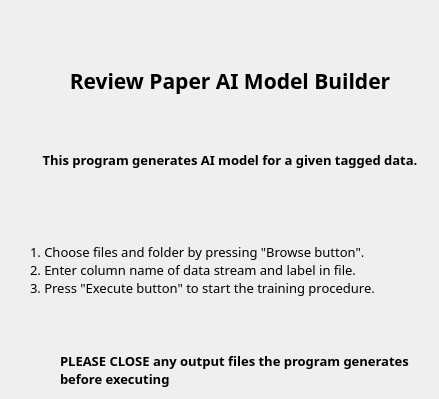
          <widget class="QWidget" name="page_5">
           <widget class="QLabel" name="Description">
            <property name="geometry">
             <rect>
              <x>30</x>
              <y>220</y>
              <width>375</width>
              <height>100</height>
             </rect>
            </property>
            <property name="font">
             <font>
              <family>Yu Gothic UI Semilight</family>
              <pointsize>10</pointsize>
              <weight>50</weight>
              <bold>false</bold>
             </font>
            </property>
            <property name="frameShadow">
             <enum>QFrame::Plain</enum>
            </property>
            <property name="text">
             <string>1. Choose files and folder by pressing &quot;Browse button&quot;.
2. Enter column name of data stream and label in file.
3. Press &quot;Execute button&quot; to start the training procedure.</string>
            </property>
            <property name="textFormat">
             <enum>Qt::MarkdownText</enum>
            </property>
            <property name="alignment">
             <set>Qt::AlignLeading|Qt::AlignLeft|Qt::AlignVCenter</set>
            </property>
           </widget>
           <widget class="QLabel" name="Title">
            <property name="geometry">
             <rect>
              <x>30</x>
              <y>41</y>
              <width>400</width>
              <height>80</height>
             </rect>
            </property>
            <property name="font">
             <font>
              <family>SemplicitaPro</family>
              <pointsize>16</pointsize>
              <weight>75</weight>
              <bold>true</bold>
             </font>
            </property>
            <property name="text">
             <string>Review Paper AI Model Builder</string>
            </property>
            <property name="alignment">
             <set>Qt::AlignCenter</set>
            </property>
           </widget>
           <widget class="QLabel" name="SecondTitle">
            <property name="geometry">
             <rect>
              <x>30</x>
              <y>140</y>
              <width>400</width>
              <height>40</height>
             </rect>
            </property>
            <property name="font">
             <font>
              <family>微軟正黑體 Light</family>
              <pointsize>10</pointsize>
              <weight>75</weight>
              <bold>true</bold>
             </font>
            </property>
            <property name="text">
             <string>This program generates AI model for a given tagged data.</string>
            </property>
            <property name="textFormat">
             <enum>Qt::RichText</enum>
            </property>
            <property name="alignment">
             <set>Qt::AlignCenter</set>
            </property>
           </widget>
           <widget class="QLabel" name="Warning">
            <property name="geometry">
             <rect>
              <x>60</x>
              <y>350</y>
              <width>350</width>
              <height>40</height>
             </rect>
            </property>
            <property name="font">
             <font>
              <family>微軟正黑體</family>
              <pointsize>10</pointsize>
              <weight>75</weight>
              <bold>true</bold>
             </font>
            </property>
            <property name="text">
             <string>PLEASE CLOSE any output files the program generates before executing</string>
            </property>
            <property name="textFormat">
             <enum>Qt::MarkdownText</enum>
            </property>
            <property name="scaledContents">
             <bool>false</bool>
            </property>
            <property name="alignment">
             <set>Qt::AlignLeading|Qt::AlignLeft|Qt::AlignVCenter</set>
            </property>
            <property name="wordWrap">
             <bool>true</bool>
            </property>
           </widget>
          </widget>
